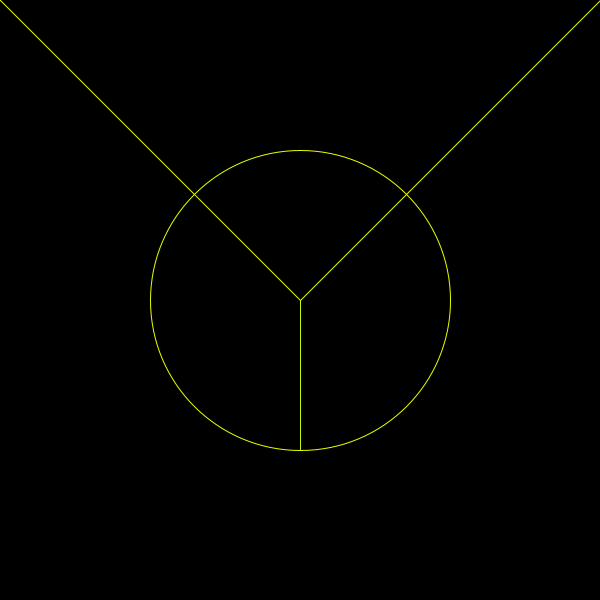
Frame 1 (no input)
Frame 60 (the mouse pressed at the canvas centre just before this capture): identical to frame 1, image omitted
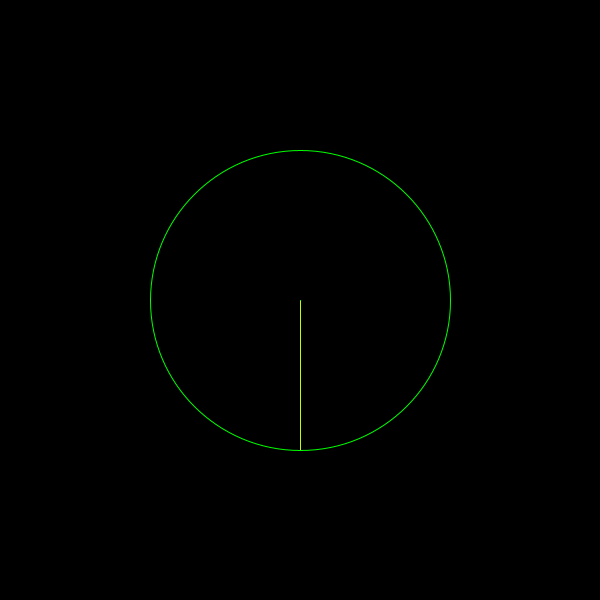
Frame 120 (the mouse held since frame 60 and released just before this capture)

The Processing sketch that drew these frames (run headless with seeded random() and noise(); from frame 60 on, the mouse is pressed at the canvas centre):

// Processing sketch: processing_86124
// ── processing_86124.pde

float firstSegmentLength;
int numLevels = 6;

long numCalls = 0;

Branch branch1;
Branch branch2;

void setup() {
  size(600,600);

  Segment firstSegment = new Segment(width/2, height/2 + height/4, width/2, height/2);
  firstSegmentLength = firstSegment.getLength();
  branch1 = new Branch();
  branch1.setFirstSegment(firstSegment);
  branch2 = new Branch();
  branch2.setFirstSegment(firstSegment);
}

void draw() {
  background(0);

  branch1.makeNewSecondSegment(mouseX, mouseY);
  branch1.calcBranch();

  branch2.makeNewSecondSegment(width - mouseX, mouseY);
  branch2.calcBranch();

  color c = color(255,255,0);
  fill(c); 
  stroke(c);
  branch1.drawGeneratingSegments();
  branch2.drawGeneratingSegments();

  numCalls = 0;

  noFill();
  ellipse(width/2, height/2, firstSegmentLength*2, firstSegmentLength*2);
  stroke(255);
  drawTree(branch1, branch2, branch1.getSecondSegment(), numLevels);
  //drawTree(branch1, branch2, branch1.getSecondSegment(), numLevels);
  drawSegments(branch2, branch2.getSecondSegment(), numLevels);

  println("Num Calls: " + numCalls);
}

void drawSegments(Branch branch1, Segment lastSegment, int level) {
  numCalls += 1;
  Segment nextSegment = branch1.getNextSegment(lastSegment);
  nextSegment.draw();

  if (nextSegment.getLength()<1) return;
  if (level > 0) drawSegments(branch1, nextSegment, level - 1);  
} 

void drawTree(Branch branch1, Branch branch2, Segment lastSegment, int level) {
  Segment nextSegment;
 
  nextSegment = branch1.getNextSegment(lastSegment);
  nextSegment.draw();
  
  if (level > 0) drawTree(branch1, branch2, nextSegment, level - 1);  

  nextSegment = branch2.getNextSegment(lastSegment);
  nextSegment.draw();
  if (level > 0) drawTree(branch1, branch2, nextSegment, level - 1);  
  //What do we need to do here?
}


class Branch {
  private float branchChangeInLength;
  private float branchChangeInAngle;

  private Segment firstSegment;
  private Segment secondSegment;

  void setFirstSegment(Segment newFirstSegment) {
    firstSegment = newFirstSegment;  
  }

  Segment getFirstSegment() {
    return firstSegment;  
  }

  Segment getSecondSegment() {
    return secondSegment;
  }

  void setSecondSegment(Segment newSecondSegment) {
    secondSegment = newSecondSegment;  
  }

  void makeNewSecondSegment(float x, float y) {
    setSecondSegment(firstSegment.makeNewSegmentTo(x,y));  
  }

  void calcBranch() {
    branchChangeInLength = secondSegment.getLength() / firstSegment.getLength();
    branchChangeInAngle = secondSegment.getAngle() - firstSegment.getAngle();
  }

  Segment getNextSegment(Segment lastSegment) {
    float newLength = lastSegment.getLength() * branchChangeInLength;
    float newAngle = lastSegment.getAngle() + branchChangeInAngle;
    float newStartX = lastSegment.endX;
    float newStartY = lastSegment.endY;
    float newEndX = newStartX + cos(newAngle) * newLength;
    float newEndY = newStartY + sin(newAngle) * newLength;

    return new Segment(newStartX, newStartY, newEndX, newEndY);
  }

  void drawGeneratingSegments() {
    firstSegment.draw();
    secondSegment.draw();  
  }

}


class Segment {
  private float startX, startY, endX, endY;
  
  public Segment(float startX, float startY, float endX, float endY) {
    this.startX = startX;
    this.startY = startY;
    this.endX = endX;
    this.endY = endY;   
  }
  
  float getLength() {
    return sqrt(sq(endX - startX) + sq(endY - startY));
  }  
  
  float getAngle() {
    return atan2(endY-startY, endX-startX);  
  }
  
  Segment makeNewSegmentTo(float x, float y) {
    return new Segment(endX, endY, x, y);  
  }
  
  void draw() {
    float f = height/16/getLength();
    f = constrain(f, 0.0, 1.0);
    stroke((1-f)*255, (f)*255 + (1-f)*255, 0);
    line(startX, startY, endX, endY);  
  }
  
}
